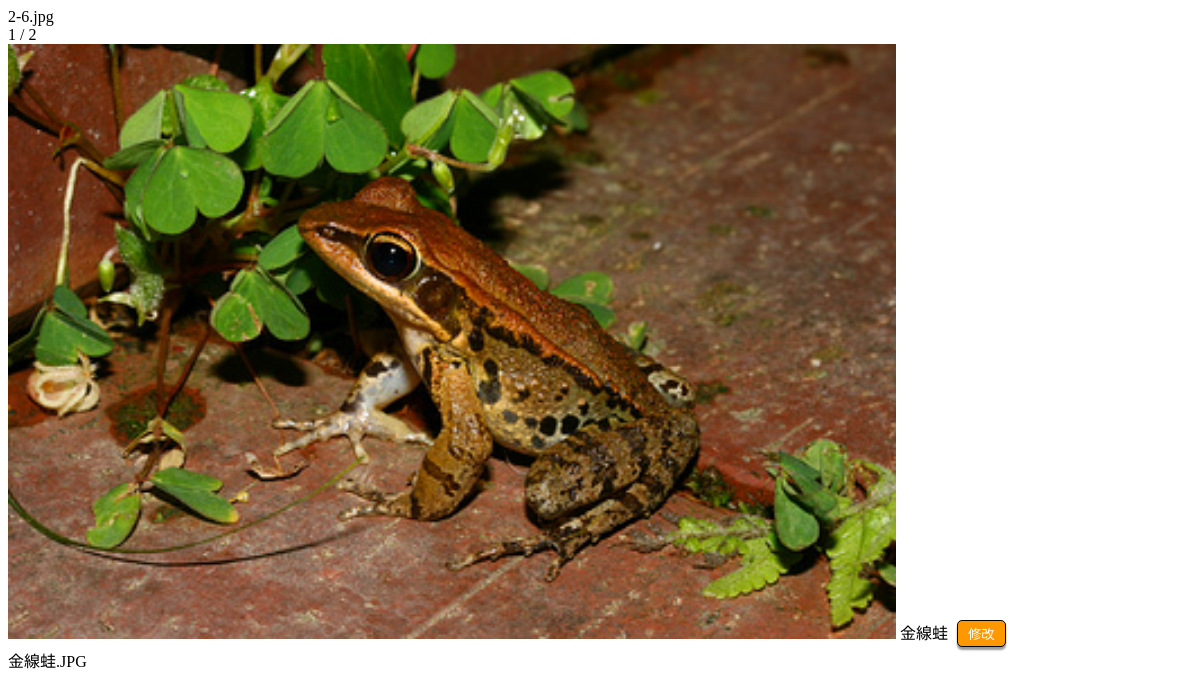
/showphoto.php, run on an earlier commit of the app's database.
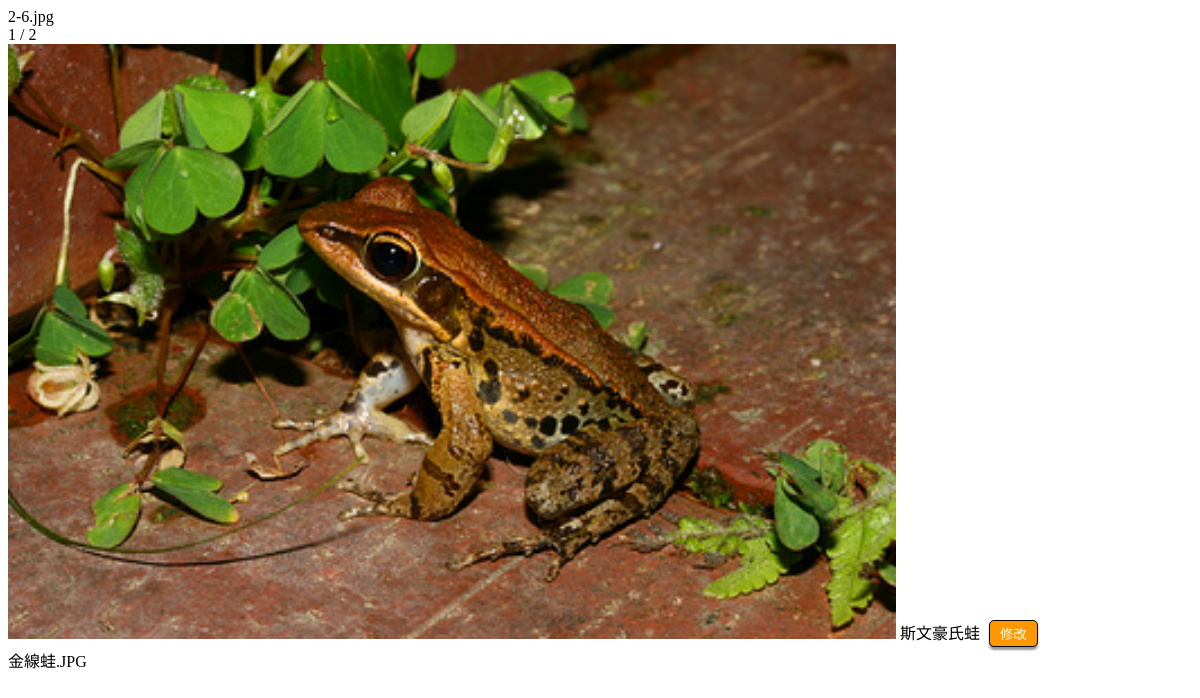
And on a later commit of the database.
### tables this page shows
CREATE TABLE `photoUpload` (
  `id` int(11) NOT NULL,
  `author` varchar(20) NOT NULL,
  `path` varchar(50) NOT NULL,
  `family` varchar(20) NOT NULL,
  `genus` varchar(20) NOT NULL,
  `species` varchar(20) NOT NULL,
  `findTime` varchar(20) NOT NULL,
  `gpsX` int(15) NOT NULL,
  `gpsY` int(15) NOT NULL,
  `date` datetime NOT NULL DEFAULT CURRENT_TIMESTAMP
);

### Model.php (called while the page is built, shortened)
<?php
    function getFrogPhotoInfoID($id) {
        global $conn;
        $sql = "SELECT photoupload.* FROM photoupload where id = '$id'";
        return mysqli_query($conn, $sql);
    }
?>

### showphoto.php (the view, shortened to what this page needs)
<head>
    <link rel="stylesheet" type="text/css" href="../css2.0/showphoto.css">
</head>
<?php
    require("Model.php");
    $dirname="img/upload";
    $pictype = array("jpg", "png", "jpeg", "gif", "JPG");
    $files = array();
    if($handle = opendir($dirname)) {
        while(false !== ($file = readdir($handle))) {
            for($i = 0; $i < sizeof($pictype); $i++) {
                if(strstr($file, ".".$pictype[$i])) {
                    $files[] = $file;
                }
            }
        }
        for($i = 0; $i < sizeof($files); $i++) {
            $results = getFrogPhotoInfoID($files[$i]);
            echo $files[$i];
            if ($rs = mysqli_fetch_array($results)) {
                $j = $i + 1;
                $size = sizeof($files);
                echo "<div><div class='numbertext'> $j / $size</div>
                    <img src='../$dirname/$files[$i]' style='width:75%' alt='
                    author : ".$rs['author'].",
                    ".$rs['species'].",
                    ".$rs['findTime'].",
                    ".$rs['date']."'>
                    <td>".$rs['species']."</td>
                    <button class='btn warning'><a href='../editshowphoto.php?id=",$rs['id'],"' class='link'>修改</a></button></div>";
            }
        }
    }
?>

### css2.0/showphoto.css (style rules this page uses)
.btn { border: none; color: white; padding: 3px 10px; cursor: pointer; margin: 1px 5px; border: 1px black solid; border-radius: 5px; box-shadow: 0 3px 2px rgba(0, 0, 0, 0.4); }
.warning { background-color: #ff9800; }
.link { text-decoration: none; color: white; }

What changed in the data, as far as the page shows it:
changed photoupload: species "金線蛙" → "斯文豪氏蛙"
